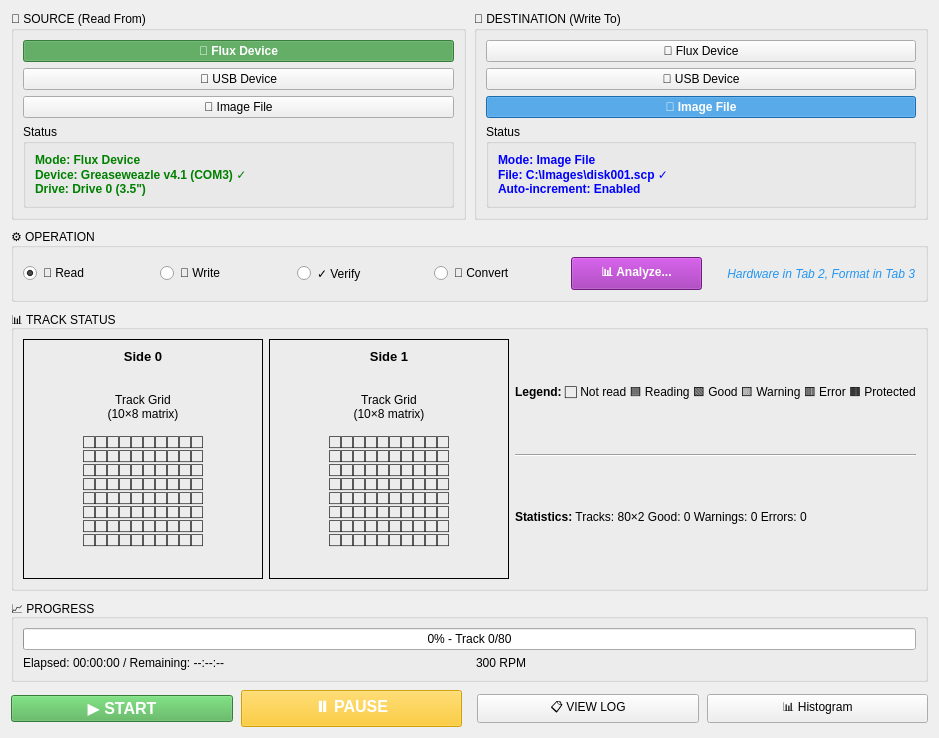
<?xml version="1.0" encoding="UTF-8"?>
<ui version="4.0">
 <class>TabWorkflow</class>
 <widget class="QWidget" name="TabWorkflow">
  <property name="geometry">
   <rect>
    <x>0</x>
    <y>0</y>
    <width>900</width>
    <height>700</height>
   </rect>
  </property>
  <layout class="QVBoxLayout" name="verticalLayout_main">
   <property name="spacing">
    <number>8</number>
   </property>
   
   <!-- SOURCE + DESTINATION (Equal Size!) -->
   <item>
    <layout class="QHBoxLayout" name="horizontalLayout_sourceDestination">
     <property name="spacing">
      <number>8</number>
     </property>
     
     <!-- SOURCE (Read From) -->
     <item>
      <widget class="QGroupBox" name="groupSource">
       <property name="title">
        <string>📂 SOURCE (Read From)</string>
       </property>
       <property name="sizePolicy">
        <sizepolicy hsizetype="Expanding" vsizetype="Preferred">
         <horstretch>1</horstretch>
         <verstretch>0</verstretch>
        </sizepolicy>
       </property>
       <property name="minimumSize">
        <size>
         <width>400</width>
         <height>0</height>
        </size>
       </property>
       <layout class="QVBoxLayout" name="verticalLayout_source">
        
        <!-- Source Type Buttons -->
        <item>
         <layout class="QVBoxLayout" name="verticalLayout_sourceButtons">
          <item>
           <widget class="QPushButton" name="btnSourceFlux">
            <property name="text">
             <string>📡 Flux Device</string>
            </property>
            <property name="checkable">
             <bool>true</bool>
            </property>
            <property name="checked">
             <bool>true</bool>
            </property>
            <property name="minimumHeight">
             <number>35</number>
            </property>
            <property name="styleSheet">
             <string>QPushButton:checked { background-color: #4CAF50; color: white; font-weight: bold; }</string>
            </property>
           </widget>
          </item>
          
          <item>
           <widget class="QPushButton" name="btnSourceUSB">
            <property name="text">
             <string>🔌 USB Device</string>
            </property>
            <property name="checkable">
             <bool>true</bool>
            </property>
            <property name="minimumHeight">
             <number>35</number>
            </property>
            <property name="styleSheet">
             <string>QPushButton:checked { background-color: #4CAF50; color: white; font-weight: bold; }</string>
            </property>
           </widget>
          </item>
          
          <item>
           <widget class="QPushButton" name="btnSourceFile">
            <property name="text">
             <string>📁 Image File</string>
            </property>
            <property name="checkable">
             <bool>true</bool>
            </property>
            <property name="minimumHeight">
             <number>35</number>
            </property>
            <property name="styleSheet">
             <string>QPushButton:checked { background-color: #4CAF50; color: white; font-weight: bold; }</string>
            </property>
           </widget>
          </item>
         </layout>
        </item>
        
        <!-- Source Status -->
        <item>
         <widget class="QGroupBox" name="groupSourceStatus">
          <property name="title">
           <string>Status</string>
          </property>
          <property name="minimumHeight">
           <number>80</number>
          </property>
          <layout class="QVBoxLayout" name="verticalLayout_sourceStatus">
           <item>
            <widget class="QLabel" name="labelSourceStatus">
             <property name="text">
              <string>Mode: Flux Device
Device: Greaseweazle v4.1 (COM3) ✓
Drive: Drive 0 (3.5")</string>
             </property>
             <property name="styleSheet">
              <string>color: green; font-weight: bold;</string>
             </property>
             <property name="wordWrap">
              <bool>true</bool>
             </property>
            </widget>
           </item>
          </layout>
         </widget>
        </item>
        
       </layout>
      </widget>
     </item>
     
     <!-- DESTINATION (Write To) -->
     <item>
      <widget class="QGroupBox" name="groupDestination">
       <property name="title">
        <string>💾 DESTINATION (Write To)</string>
       </property>
       <property name="sizePolicy">
        <sizepolicy hsizetype="Expanding" vsizetype="Preferred">
         <horstretch>1</horstretch>
         <verstretch>0</verstretch>
        </sizepolicy>
       </property>
       <property name="minimumSize">
        <size>
         <width>400</width>
         <height>0</height>
        </size>
       </property>
       <layout class="QVBoxLayout" name="verticalLayout_destination">
        
        <!-- Destination Type Buttons -->
        <item>
         <layout class="QVBoxLayout" name="verticalLayout_destButtons">
          <item>
           <widget class="QPushButton" name="btnDestFlux">
            <property name="text">
             <string>📡 Flux Device</string>
            </property>
            <property name="checkable">
             <bool>true</bool>
            </property>
            <property name="minimumHeight">
             <number>35</number>
            </property>
            <property name="styleSheet">
             <string>QPushButton:checked { background-color: #2196F3; color: white; font-weight: bold; }</string>
            </property>
           </widget>
          </item>
          
          <item>
           <widget class="QPushButton" name="btnDestUSB">
            <property name="text">
             <string>🔌 USB Device</string>
            </property>
            <property name="checkable">
             <bool>true</bool>
            </property>
            <property name="minimumHeight">
             <number>35</number>
            </property>
            <property name="styleSheet">
             <string>QPushButton:checked { background-color: #2196F3; color: white; font-weight: bold; }</string>
            </property>
           </widget>
          </item>
          
          <item>
           <widget class="QPushButton" name="btnDestFile">
            <property name="text">
             <string>📁 Image File</string>
            </property>
            <property name="checkable">
             <bool>true</bool>
            </property>
            <property name="checked">
             <bool>true</bool>
            </property>
            <property name="minimumHeight">
             <number>35</number>
            </property>
            <property name="styleSheet">
             <string>QPushButton:checked { background-color: #2196F3; color: white; font-weight: bold; }</string>
            </property>
           </widget>
          </item>
         </layout>
        </item>
        
        <!-- Destination Status -->
        <item>
         <widget class="QGroupBox" name="groupDestStatus">
          <property name="title">
           <string>Status</string>
          </property>
          <property name="minimumHeight">
           <number>80</number>
          </property>
          <layout class="QVBoxLayout" name="verticalLayout_destStatus">
           <item>
            <widget class="QLabel" name="labelDestStatus">
             <property name="text">
              <string>Mode: Image File
File: C:\Images\disk001.scp ✓
Auto-increment: Enabled</string>
             </property>
             <property name="styleSheet">
              <string>color: blue; font-weight: bold;</string>
             </property>
             <property name="wordWrap">
              <bool>true</bool>
             </property>
            </widget>
           </item>
          </layout>
         </widget>
        </item>
        
       </layout>
      </widget>
     </item>
    </layout>
   </item>
   
   <!-- OPERATION MODE -->
   <item>
    <widget class="QGroupBox" name="groupOperation">
     <property name="title">
      <string>⚙️ OPERATION</string>
     </property>
     <property name="maximumHeight">
      <number>70</number>
     </property>
     <layout class="QHBoxLayout">
      <item>
       <widget class="QRadioButton" name="radioRead">
        <property name="text">
         <string>📖 Read</string>
        </property>
        <property name="checked">
         <bool>true</bool>
        </property>
       </widget>
      </item>
      <item>
       <widget class="QRadioButton" name="radioWrite">
        <property name="text">
         <string>📝 Write</string>
        </property>
       </widget>
      </item>
      <item>
       <widget class="QRadioButton" name="radioVerify">
        <property name="text">
         <string>✓ Verify</string>
        </property>
       </widget>
      </item>
      <item>
       <widget class="QRadioButton" name="radioConvert">
        <property name="text">
         <string>🔄 Convert</string>
        </property>
       </widget>
      </item>
      <item>
       <widget class="QPushButton" name="btnAnalyze">
        <property name="text">
         <string>📊 Analyze...</string>
        </property>
        <property name="styleSheet">
         <string>QPushButton { background-color: #9C27B0; color: white; font-weight: bold; padding: 5px 15px; }</string>
        </property>
       </widget>
      </item>
      <item>
       <spacer>
        <property name="orientation">
         <enum>Qt::Horizontal</enum>
        </property>
       </spacer>
      </item>
      <item>
       <widget class="QLabel" name="labelOperationHint">
        <property name="text">
         <string>💡 Hardware in Tab 2, Format in Tab 3</string>
        </property>
        <property name="styleSheet">
         <string>color: #2196F3; font-style: italic;</string>
        </property>
       </widget>
      </item>
     </layout>
    </widget>
   </item>
   
   <!-- TRACK STATUS (QUADRATISCH!) -->
   <item>
    <widget class="QGroupBox" name="groupTracks">
     <property name="title">
      <string>📊 TRACK STATUS</string>
     </property>
     <layout class="QHBoxLayout">
      <item>
       <widget class="QFrame" name="frameSide0">
        <property name="minimumSize">
         <size>
          <width>240</width>
          <height>240</height>
         </size>
        </property>
        <property name="maximumSize">
         <size>
          <width>240</width>
          <height>240</height>
         </size>
        </property>
        <property name="frameShape">
         <enum>QFrame::Box</enum>
        </property>
        <layout class="QVBoxLayout">
         <item>
          <widget class="QLabel" name="labelSide0">
           <property name="text">
            <string>Side 0</string>
           </property>
           <property name="alignment">
            <set>Qt::AlignCenter</set>
           </property>
           <property name="font">
            <font>
             <pointsize>10</pointsize>
             <weight>75</weight>
             <bold>true</bold>
            </font>
           </property>
          </widget>
         </item>
         <item>
          <widget class="QLabel" name="labelGridSide0">
           <property name="text">
            <string>Track Grid
(10×8 matrix)

⬜⬜⬜⬜⬜⬜⬜⬜⬜⬜
⬜⬜⬜⬜⬜⬜⬜⬜⬜⬜
⬜⬜⬜⬜⬜⬜⬜⬜⬜⬜
⬜⬜⬜⬜⬜⬜⬜⬜⬜⬜
⬜⬜⬜⬜⬜⬜⬜⬜⬜⬜
⬜⬜⬜⬜⬜⬜⬜⬜⬜⬜
⬜⬜⬜⬜⬜⬜⬜⬜⬜⬜
⬜⬜⬜⬜⬜⬜⬜⬜⬜⬜</string>
           </property>
           <property name="alignment">
            <set>Qt::AlignCenter</set>
           </property>
           <property name="minimumSize">
            <size>
             <width>220</width>
             <height>200</height>
            </size>
           </property>
          </widget>
         </item>
        </layout>
       </widget>
      </item>
      
      <item>
       <widget class="QFrame" name="frameSide1">
        <property name="minimumSize">
         <size>
          <width>240</width>
          <height>240</height>
         </size>
        </property>
        <property name="maximumSize">
         <size>
          <width>240</width>
          <height>240</height>
         </size>
        </property>
        <property name="frameShape">
         <enum>QFrame::Box</enum>
        </property>
        <layout class="QVBoxLayout">
         <item>
          <widget class="QLabel" name="labelSide1">
           <property name="text">
            <string>Side 1</string>
           </property>
           <property name="alignment">
            <set>Qt::AlignCenter</set>
           </property>
           <property name="font">
            <font>
             <pointsize>10</pointsize>
             <weight>75</weight>
             <bold>true</bold>
            </font>
           </property>
          </widget>
         </item>
         <item>
          <widget class="QLabel" name="labelGridSide1">
           <property name="text">
            <string>Track Grid
(10×8 matrix)

⬜⬜⬜⬜⬜⬜⬜⬜⬜⬜
⬜⬜⬜⬜⬜⬜⬜⬜⬜⬜
⬜⬜⬜⬜⬜⬜⬜⬜⬜⬜
⬜⬜⬜⬜⬜⬜⬜⬜⬜⬜
⬜⬜⬜⬜⬜⬜⬜⬜⬜⬜
⬜⬜⬜⬜⬜⬜⬜⬜⬜⬜
⬜⬜⬜⬜⬜⬜⬜⬜⬜⬜
⬜⬜⬜⬜⬜⬜⬜⬜⬜⬜</string>
           </property>
           <property name="alignment">
            <set>Qt::AlignCenter</set>
           </property>
           <property name="minimumSize">
            <size>
             <width>220</width>
             <height>200</height>
            </size>
           </property>
          </widget>
         </item>
        </layout>
       </widget>
      </item>
      
      <item>
       <layout class="QVBoxLayout">
        <item>
         <widget class="QLabel" name="labelLegend">
          <property name="text">
           <string>&lt;b&gt;Legend:&lt;/b&gt;
⬜ Not read
🟦 Reading
🟩 Good
🟨 Warning
🟥 Error
🟧 Protected</string>
          </property>
         </widget>
        </item>
        <item>
         <widget class="Line" name="line">
          <property name="orientation">
           <enum>Qt::Horizontal</enum>
          </property>
         </widget>
        </item>
        <item>
         <widget class="QLabel" name="labelStats">
          <property name="text">
           <string>&lt;b&gt;Statistics:&lt;/b&gt;
Tracks: 80×2
Good: 0
Warnings: 0
Errors: 0</string>
          </property>
         </widget>
        </item>
        <item>
         <spacer>
          <property name="orientation">
           <enum>Qt::Vertical</enum>
          </property>
         </spacer>
        </item>
       </layout>
      </item>
     </layout>
    </widget>
   </item>
   
   <!-- PROGRESS -->
   <item>
    <widget class="QGroupBox" name="groupProgress">
     <property name="title">
      <string>📈 PROGRESS</string>
     </property>
     <property name="maximumHeight">
      <number>80</number>
     </property>
     <layout class="QVBoxLayout">
      <item>
       <widget class="QProgressBar" name="progressBar">
        <property name="value">
         <number>0</number>
        </property>
        <property name="format">
         <string>%p% - Track 0/80</string>
        </property>
       </widget>
      </item>
      <item>
       <layout class="QHBoxLayout">
        <item>
         <widget class="QLabel" name="labelTime">
          <property name="text">
           <string>Elapsed: 00:00:00 / Remaining: --:--:--</string>
          </property>
         </widget>
        </item>
        <item>
         <spacer>
          <property name="orientation">
           <enum>Qt::Horizontal</enum>
          </property>
         </spacer>
        </item>
        <item>
         <widget class="QLabel" name="labelSpeed">
          <property name="text">
           <string>300 RPM</string>
          </property>
         </widget>
        </item>
       </layout>
      </item>
     </layout>
    </widget>
   </item>
   
   <!-- ACTION BUTTONS (START → ABBRECHEN!) -->
   <item>
    <layout class="QHBoxLayout">
     <item>
      <widget class="QPushButton" name="btnStartAbort">
       <property name="text">
        <string>▶ START</string>
       </property>
       <property name="minimumHeight">
        <number>40</number>
       </property>
       <property name="styleSheet">
        <string>QPushButton { background-color: #4CAF50; color: white; font-weight: bold; font-size: 12pt; } QPushButton:hover { background-color: #45a049; }</string>
       </property>
      </widget>
     </item>
     <item>
      <widget class="QPushButton" name="btnPause">
       <property name="text">
        <string>⏸ PAUSE</string>
       </property>
       <property name="minimumHeight">
        <number>40</number>
       </property>
       <property name="enabled">
        <bool>false</bool>
       </property>
       <property name="styleSheet">
        <string>QPushButton { background-color: #FFC107; color: white; font-weight: bold; font-size: 12pt; }</string>
       </property>
      </widget>
     </item>
     <item>
      <spacer>
       <property name="orientation">
        <enum>Qt::Horizontal</enum>
       </property>
      </spacer>
     </item>
     <item>
      <widget class="QPushButton" name="btnLog">
       <property name="text">
        <string>📋 VIEW LOG</string>
       </property>
       <property name="minimumHeight">
        <number>40</number>
       </property>
      </widget>
     </item>
     <item>
      <widget class="QPushButton" name="btnHistogram">
       <property name="text">
        <string>📊 Histogram</string>
       </property>
       <property name="toolTip">
        <string>Analyze flux timing histogram</string>
       </property>
       <property name="minimumHeight">
        <number>40</number>
       </property>
      </widget>
     </item>
    </layout>
   </item>
   
  </layout>
 </widget>
 <resources/>
 <connections/>
</ui>
